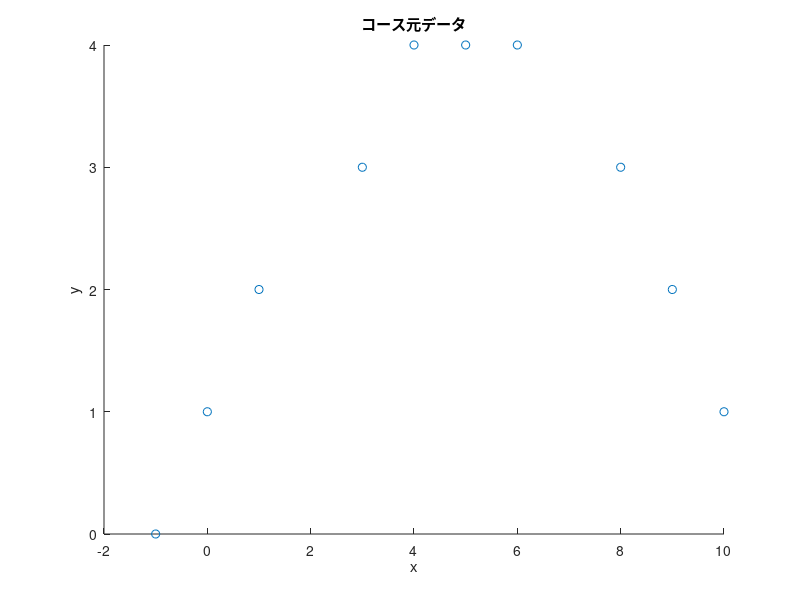
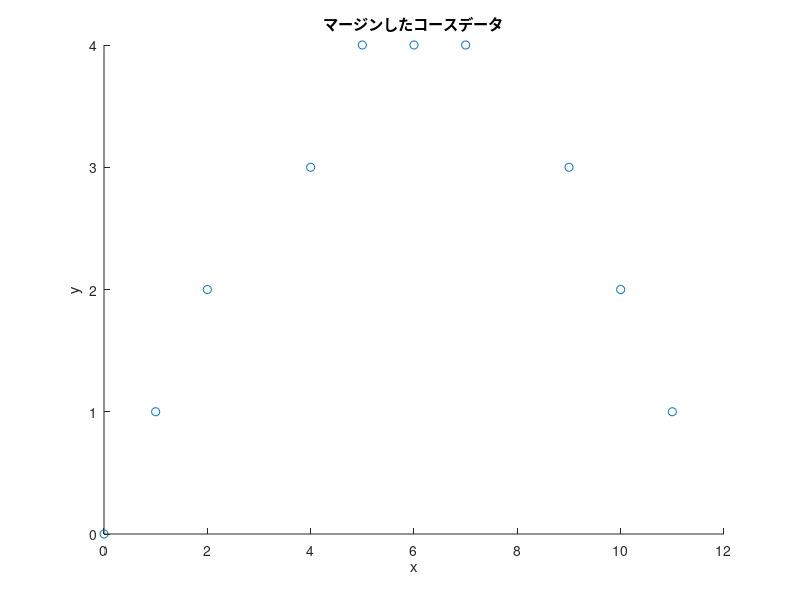

The MATLAB source for these figures, in order: (Note: this script raises an error after producing the figures.)
% 前処理 master
clc
clf
clear

% --------------コースデータ用意-----------------%
course_x = round(linspace(-1, 10, 10));
course_y = [0, 1, 2, 3, 4, 4, 4, 3, 2, 1];

% course_x = round(1 : 1 : 500); %cm
% course_y = round(-sin(course_x/50) * 100); %cm
% course = [[0, 1, 2, 3, 4, 5]; [0, 0, 1, 1, 2, 2]];

figure(1)
scatter(course_x, course_y)
title('コース元データ')
xlabel('x')
ylabel('y')

% ------------------正の整数にするためにマージンをとる---------------- %
min_x = min(course_x);
min_y = min(course_y);
if min_x < 0
    mergin_x = linspace(abs(min_x), abs(min_x), length(course_x));
    course_x = course_x + mergin_x;
end
if min_y < 0
    mergin_y = linspace(abs(min_y), abs(min_y), length(course_y));
    course_y = course_y + mergin_y;
end

course = [course_x; course_y];

figure(2)
scatter(course(1, :), course(2, :))
title('マージンしたコースデータ')
xlabel('x')
ylabel('y')

% -------------------マップ作成--------------------%
expantion = round(3); %cm 膨張させる大きさ
map = Map(course, expantion); %バイナリマップ

figure(3)
heatmap(map.binary_grid)
title('バイナリマップ')
xlabel('x')
ylabel('y')

% 計算
% % -----------A star開始------------ %
g_cost = 0;
x = map.start_x;
y = map.start_y;

map.openAroundNode(x, y, g_cost); % 周りのノードをオープン

g_cost = 1;
for i = 1 : 5
% while x ~= map.goal_x || y ~= map.goal_y

    [x, y] = map.searchRefNode(); %スコアが最も小さいノードのx, yを得る
    map.openAroundNode(x, y, g_cost);

    g_cost = g_cost + 1;

end

map.shorter_path_grid(y, x) = 2;
while x ~= map.start_x || y ~= map.start_y

    temp_xy = map.grid(y, x).parent;
    x = temp_xy(1);
    y = temp_xy(2);
    
    map.shorter_path_grid(y, x) = 2;
    
end

figure(4)
heatmap(map.shorter_path_grid)
